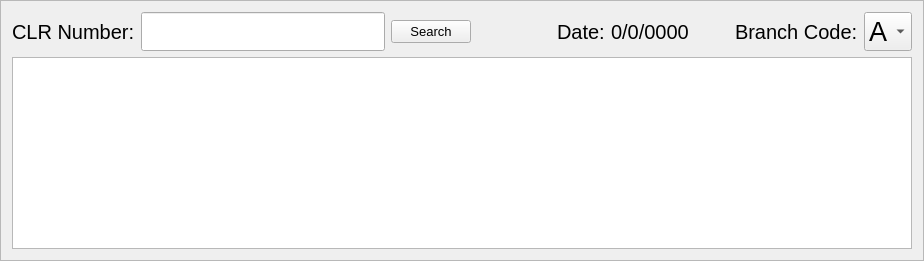
                                    <widget class="QFrame" name="TopFrame">
                                        <property name="font">
                                            <font>
                                                <pointsize>20</pointsize>
                                                <weight>50</weight>
                                                <italic>false</italic>
                                                <bold>false</bold>
                                                <underline>false</underline>
                                            </font>
                                        </property>
                                        <property name="frameShape">
                                            <enum>QFrame::StyledPanel</enum>
                                        </property>
                                        <property name="frameShadow">
                                            <enum>QFrame::Raised</enum>
                                        </property>
                                        <layout class="QVBoxLayout" name="verticalLayout_2">
                                            <item>
                                                <layout class="QHBoxLayout" name="horizontalLayout_3">
                                                    <item>
                                                        <widget class="QLabel" name="label">
                                                            <property name="font">
                                                                <font>
                                                                    <pointsize>15</pointsize>
                                                                    <weight>50</weight>
                                                                    <italic>false</italic>
                                                                    <bold>false</bold>
                                                                    <underline>false</underline>
                                                                </font>
                                                            </property>
                                                            <property name="text">
                                                                <string>CLR Number:</string>
                                                            </property>
                                                        </widget>
                                                    </item>
                                                    <item>
                                                        <widget class="QLineEdit" name="CLRSearchInput">
                                                            <property name="text">
                                                                <string/>
                                                            </property>
                                                        </widget>
                                                    </item>
                                                    <item>
                                                        <widget class="QPushButton" name="SearchCLRButton">
                                                            <property name="font">
                                                                <font>
                                                                    <pointsize>10</pointsize>
                                                                    <weight>50</weight>
                                                                    <italic>false</italic>
                                                                    <bold>false</bold>
                                                                    <underline>false</underline>
                                                                </font>
                                                            </property>
                                                            <property name="text">
                                                                <string>Search</string>
                                                            </property>
                                                        </widget>
                                                    </item>
                                                    <item>
                                                        <spacer name="horizontalSpacer">
                                                            <property name="orientation">
                                                                <enum>Qt::Horizontal</enum>
                                                            </property>
                                                            <property name="sizeHint" stdset="0">
                                                                <size>
                                                                    <width>40</width>
                                                                    <height>20</height>
                                                                </size>
                                                            </property>
                                                        </spacer>
                                                    </item>
                                                    <item>
                                                        <spacer name="horizontalSpacer_2">
                                                            <property name="orientation">
                                                                <enum>Qt::Horizontal</enum>
                                                            </property>
                                                            <property name="sizeHint" stdset="0">
                                                                <size>
                                                                    <width>40</width>
                                                                    <height>20</height>
                                                                </size>
                                                            </property>
                                                        </spacer>
                                                    </item>
                                                    <item>
                                                        <widget class="QLabel" name="label_2">
                                                            <property name="font">
                                                                <font>
                                                                    <pointsize>15</pointsize>
                                                                    <weight>50</weight>
                                                                    <italic>false</italic>
                                                                    <bold>false</bold>
                                                                    <underline>false</underline>
                                                                </font>
                                                            </property>
                                                            <property name="text">
                                                                <string>Date:</string>
                                                            </property>
                                                        </widget>
                                                    </item>
                                                    <item>
                                                        <widget class="QLabel" name="DateLabel">
                                                            <property name="font">
                                                                <font>
                                                                    <pointsize>15</pointsize>
                                                                    <weight>50</weight>
                                                                    <italic>false</italic>
                                                                    <bold>false</bold>
                                                                    <underline>false</underline>
                                                                </font>
                                                            </property>
                                                            <property name="text">
                                                                <string>0/0/0000</string>
                                                            </property>
                                                        </widget>
                                                    </item>
                                                    <item>
                                                        <spacer name="horizontalSpacer_3">
                                                            <property name="orientation">
                                                                <enum>Qt::Horizontal</enum>
                                                            </property>
                                                            <property name="sizeHint" stdset="0">
                                                                <size>
                                                                    <width>40</width>
                                                                    <height>20</height>
                                                                </size>
                                                            </property>
                                                        </spacer>
                                                    </item>
                                                    <item>
                                                        <widget class="QLabel" name="label_3">
                                                            <property name="font">
                                                                <font>
                                                                    <pointsize>15</pointsize>
                                                                    <weight>50</weight>
                                                                    <italic>false</italic>
                                                                    <bold>false</bold>
                                                                    <underline>false</underline>
                                                                </font>
                                                            </property>
                                                            <property name="text">
                                                                <string>Branch Code:</string>
                                                            </property>
                                                        </widget>
                                                    </item>
                                                    <item>
                                                        <widget class="QComboBox" name="BranchComboBox">
                                                            <item>
                                                                <property name="text">
                                                                    <string>A</string>
                                                                </property>
                                                            </item>
                                                            <item>
                                                                <property name="text">
                                                                    <string>B</string>
                                                                </property>
                                                            </item>
                                                            <item>
                                                                <property name="text">
                                                                    <string>C</string>
                                                                </property>
                                                            </item>
                                                            <item>
                                                                <property name="text">
                                                                    <string>D</string>
                                                                </property>
                                                            </item>
                                                        </widget>
                                                    </item>
                                                </layout>
                                            </item>
                                            <item>
                                                <widget class="QTableView" name="TableAreaTop"/>
                                            </item>
                                        </layout>
                                    </widget>
